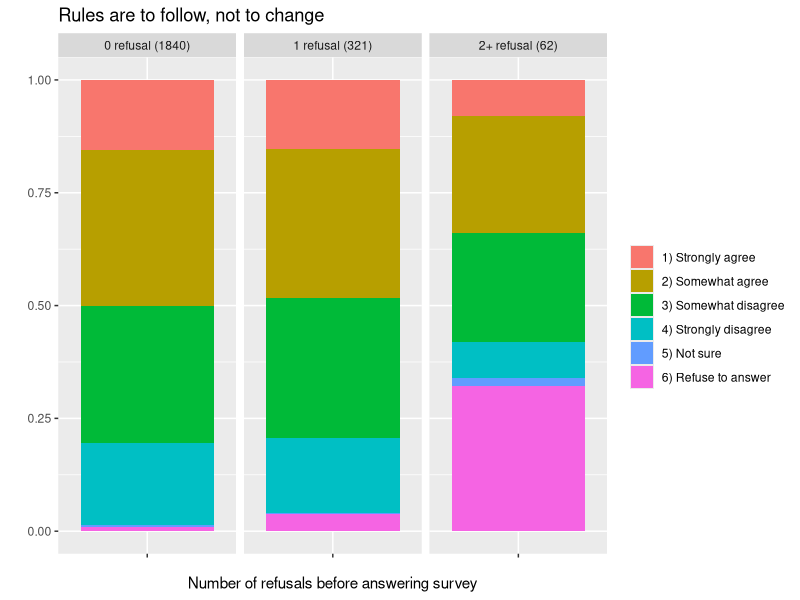
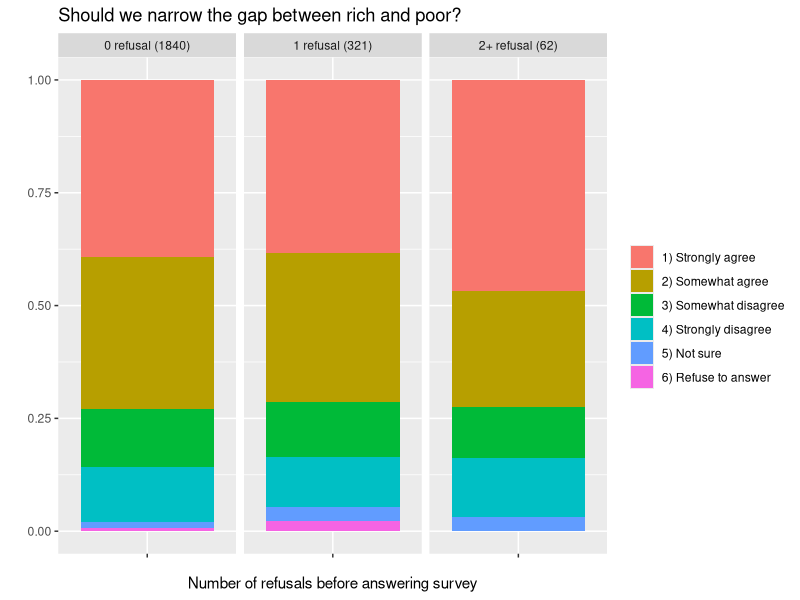

Here is the R script that generated these plots, in order:
## ---- chunk 1
survey <- read.table(file="data2.txt", sep=",", header=T)
sum(survey$rcnt==0)
sum(survey$rcnt>=2)
## ---- chunk 2
library(ggplot2)
library(sqldf)
test <- read.table(file="data2.txt", sep=",", header=T)
test$con2 <- factor(test$con2) # converts to a categorical variable
test$rcnt <- factor(test$rcnt)

test=sqldf("select CASEID,
  CASE WHEN rcnt==0 THEN '0 refusal (1840)'
       WHEN rcnt==1 THEN '1 refusal (321)'
       WHEN rcnt>=2 THEN '2+ refusal (62)'
  END rcnt,
  CASE WHEN con2==1 THEN '1) Strongly agree' 
       WHEN con2==3 THEN '2) Somewhat agree' 
       WHEN con2==5 THEN '3) Somewhat disagree' 
       WHEN con2==7 THEN '4) Strongly disagree' 
       WHEN con2==8 THEN '5) Not sure' 
       WHEN con2==9 THEN '6) Refuse to answer' 
  END con2 from test")

p = ggplot(data=test, aes(x="", stat="bin", fill=con2)) + geom_bar(position="fill")
p = p + ggtitle("Rules are to follow, not to change") + ylab("") + labs(fill='') + xlab("Number of refusals before answering survey")
p = p + facet_grid(facets=. ~ rcnt) # Side by side bar chart
p
## ---- chunk 3
test <- read.table(file="data2.txt", sep=",", header=T)
test$ef5 <- factor(test$ef5) # converts to a categorical variable
test$rcnt <- factor(test$rcnt)

test=sqldf("select CASEID,
  CASE WHEN rcnt==0 THEN '0 refusal (1840)'
       WHEN rcnt==1 THEN '1 refusal (321)'
       WHEN rcnt>=2 THEN '2+ refusal (62)'
  END rcnt,
  CASE WHEN ef5==1 THEN '1) Strongly agree' 
       WHEN ef5==3 THEN '2) Somewhat agree' 
       WHEN ef5==5 THEN '3) Somewhat disagree' 
       WHEN ef5==7 THEN '4) Strongly disagree' 
       WHEN ef5==8 THEN '5) Not sure' 
       WHEN ef5==9 THEN '6) Refuse to answer' 
  END ef5 from test")

p = ggplot(data=test, aes(x="", stat="bin", fill=ef5)) + geom_bar(position="fill")
p = p + ggtitle("Should we narrow the gap between rich and poor?") + ylab("") + labs(fill='') + xlab("Number of refusals before answering survey")
p = p + facet_grid(facets=. ~ rcnt) # Side by side bar chart
p
